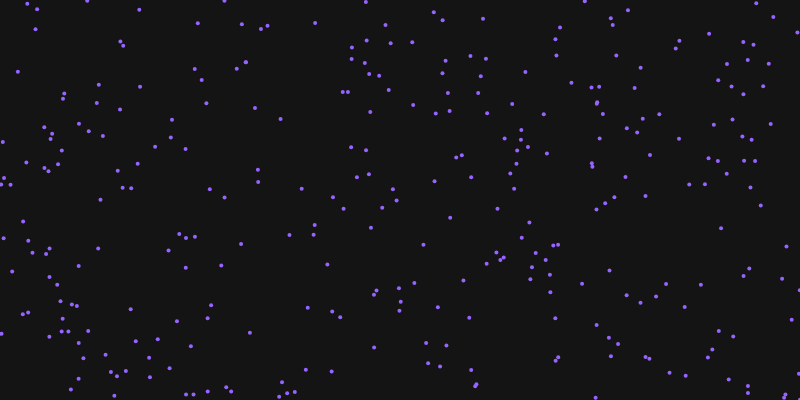
Frame 1 (no input)
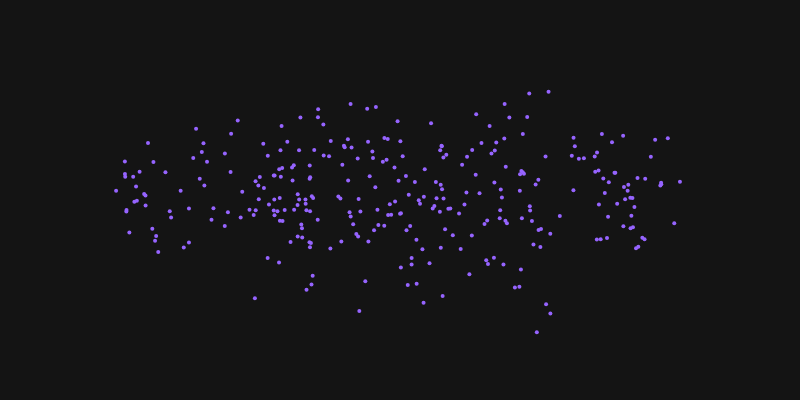
Frame 60 (no input)
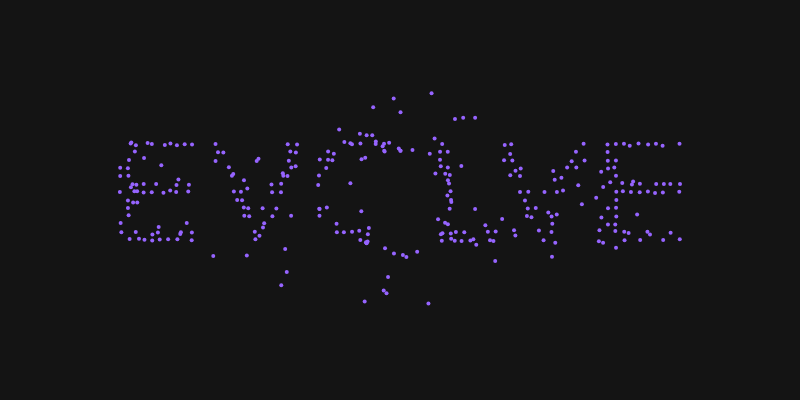
Frame 120 (the mouse pressed at the canvas centre since frame 60)

The p5.js sketch that drew these frames (run headless with seeded random() and noise() and a simulated clock; from frame 60 on, the mouse is pressed at the canvas centre):

// p5.js sketch
// ── sketch.js
let vehicles = [];

function setup() {
  createCanvas(800, 400);
  let pg = createGraphics(width, height);
  pg.background(255);
  pg.textSize(150);
  pg.textAlign(CENTER, CENTER);
  pg.fill(0);
  pg.text("EVOLVE", width/2, height/2);

  for (let x = 0; x < width; x += 8) {
    for (let y = 0; y < height; y += 8) {
      if (brightness(pg.get(x, y)) < 50) {
        vehicles.push(new Vehicle(x, y));
      }
    }
  }
}

function draw() {
  background(20);
  for (let v of vehicles) {
    v.behaviors();
    v.update();
    v.show();
  }
}

class Vehicle {
  constructor(x, y) {
    this.pos = createVector(random(width), random(height));
    this.target = createVector(x, y);
    this.vel = createVector();
    this.acc = createVector();
    this.maxspeed = 5;
    this.maxforce = 0.3;
  }

  behaviors() {
    let arrive = this.arrive(this.target);
    let mouse = createVector(mouseX, mouseY);
    let flee = this.flee(mouse);
    this.acc.add(arrive);
    this.acc.add(flee);
  }

  update() {
    this.pos.add(this.vel);
    this.vel.add(this.acc);
    this.acc.mult(0);
  }

  show() {
    stroke(150, 100, 255);
    strokeWeight(4);
    point(this.pos.x, this.pos.y);
  }

  arrive(target) {
    let desired = p5.Vector.sub(target, this.pos);
    let d = desired.mag();
    let speed = d < 100 ? map(d, 0, 100, 0, this.maxspeed) : this.maxspeed;
    desired.setMag(speed);
    return p5.Vector.sub(desired, this.vel).limit(this.maxforce);
  }

  flee(target) {
    let desired = p5.Vector.sub(target, this.pos);
    if (desired.mag() < 50) {
      desired.setMag(this.maxspeed);
      desired.mult(-1);
      return p5.Vector.sub(desired, this.vel).limit(this.maxforce * 2);
    }
    return createVector(0, 0);
  }
}
